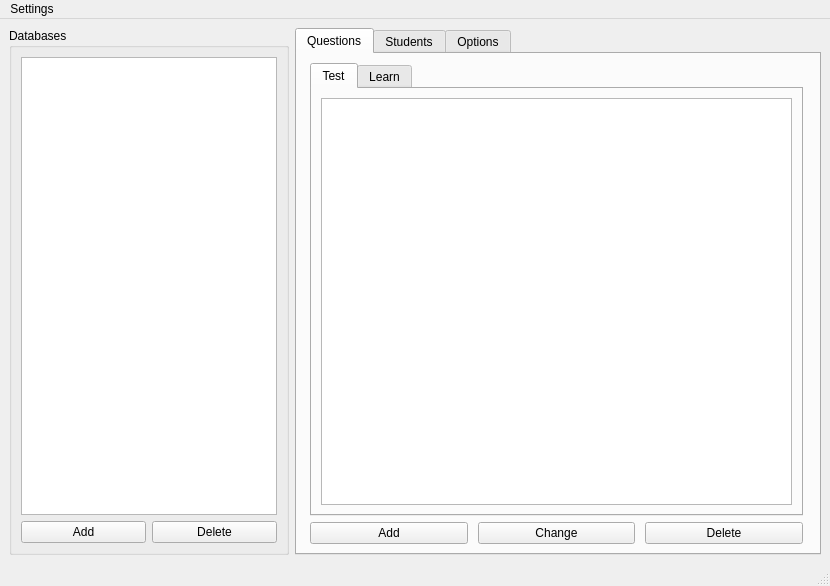
<?xml version="1.0" encoding="UTF-8"?>
<ui version="4.0">
 <class>admin_form</class>
 <widget class="QMainWindow" name="admin_form">
  <property name="geometry">
   <rect>
    <x>0</x>
    <y>0</y>
    <width>830</width>
    <height>586</height>
   </rect>
  </property>
  <property name="windowTitle">
   <string>MainWindow</string>
  </property>
  <widget class="QWidget" name="centralwidget">
   <layout class="QGridLayout" name="gridLayout_2">
    <item row="0" column="0">
     <layout class="QGridLayout" name="gridLayout">
      <item row="0" column="0">
       <widget class="QGroupBox" name="groupBox">
        <property name="title">
         <string>Databases</string>
        </property>
        <layout class="QGridLayout" name="gridLayout_4">
         <item row="0" column="0">
          <layout class="QGridLayout" name="gridLayout_3">
           <item row="1" column="1">
            <widget class="QPushButton" name="pushButton_DelDB">
             <property name="text">
              <string>Delete</string>
             </property>
             <property name="icon">
              <iconset resource="res.qrc">
               <normaloff>:/db/del</normaloff>:/db/del</iconset>
             </property>
            </widget>
           </item>
           <item row="0" column="0" colspan="2">
            <widget class="QListWidget" name="listWidget_DB"/>
           </item>
           <item row="1" column="0">
            <widget class="QPushButton" name="pushButton_AddDB">
             <property name="text">
              <string>Add</string>
             </property>
             <property name="icon">
              <iconset resource="res.qrc">
               <normaloff>:/db/add</normaloff>:/db/add</iconset>
             </property>
            </widget>
           </item>
          </layout>
         </item>
        </layout>
       </widget>
      </item>
     </layout>
    </item>
    <item row="0" column="1">
     <widget class="QTabWidget" name="tabWidget">
      <property name="currentIndex">
       <number>0</number>
      </property>
      <widget class="QWidget" name="tab_Questions">
       <attribute name="icon">
        <iconset resource="res.qrc">
         <normaloff>:/questions/question</normaloff>:/questions/question</iconset>
       </attribute>
       <attribute name="title">
        <string>Questions</string>
       </attribute>
       <layout class="QGridLayout" name="gridLayout_7">
        <item row="0" column="0" colspan="3">
         <widget class="QTabWidget" name="tabWidget_Questions">
          <property name="minimumSize">
           <size>
            <width>465</width>
            <height>300</height>
           </size>
          </property>
          <property name="currentIndex">
           <number>0</number>
          </property>
          <widget class="QWidget" name="tab_test">
           <attribute name="title">
            <string>Test</string>
           </attribute>
           <layout class="QGridLayout" name="gridLayout_12">
            <item row="0" column="0">
             <widget class="QTreeWidget" name="treeWidget_test_questions">
              <attribute name="headerVisible">
               <bool>false</bool>
              </attribute>
              <column>
               <property name="text">
                <string notr="true">1</string>
               </property>
              </column>
             </widget>
            </item>
           </layout>
          </widget>
          <widget class="QWidget" name="tab_learn">
           <attribute name="title">
            <string>Learn</string>
           </attribute>
           <layout class="QGridLayout" name="gridLayout_13">
            <item row="0" column="0">
             <widget class="QTableWidget" name="treeWidget_learn_questions"/>
            </item>
           </layout>
          </widget>
         </widget>
        </item>
        <item row="1" column="0">
         <widget class="QPushButton" name="pushButton">
          <property name="maximumSize">
           <size>
            <width>158</width>
            <height>32</height>
           </size>
          </property>
          <property name="text">
           <string>Add</string>
          </property>
         </widget>
        </item>
        <item row="1" column="1">
         <widget class="QPushButton" name="pushButton_2">
          <property name="maximumSize">
           <size>
            <width>157</width>
            <height>32</height>
           </size>
          </property>
          <property name="text">
           <string>Change</string>
          </property>
         </widget>
        </item>
        <item row="1" column="2">
         <widget class="QPushButton" name="pushButton_3">
          <property name="maximumSize">
           <size>
            <width>158</width>
            <height>32</height>
           </size>
          </property>
          <property name="text">
           <string>Delete</string>
          </property>
         </widget>
        </item>
       </layout>
      </widget>
      <widget class="QWidget" name="tab_Students">
       <attribute name="icon">
        <iconset resource="res.qrc">
         <normaloff>:/stud/stud</normaloff>:/stud/stud</iconset>
       </attribute>
       <attribute name="title">
        <string>Students</string>
       </attribute>
       <layout class="QGridLayout" name="gridLayout_9">
        <item row="0" column="0">
         <layout class="QGridLayout" name="gridLayout_8">
          <item row="1" column="2">
           <widget class="QPushButton" name="pushButton_Delete_Stud">
            <property name="text">
             <string>Delete</string>
            </property>
           </widget>
          </item>
          <item row="1" column="5">
           <widget class="QPushButton" name="pushButton_Import_Stud">
            <property name="text">
             <string>Import</string>
            </property>
           </widget>
          </item>
          <item row="1" column="3" colspan="2">
           <spacer name="horizontalSpacer">
            <property name="orientation">
             <enum>Qt::Horizontal</enum>
            </property>
            <property name="sizeHint" stdset="0">
             <size>
              <width>40</width>
              <height>20</height>
             </size>
            </property>
           </spacer>
          </item>
          <item row="0" column="0" colspan="6">
           <widget class="QTreeWidget" name="treeWidget_students">
            <property name="contextMenuPolicy">
             <enum>Qt::CustomContextMenu</enum>
            </property>
            <property name="rootIsDecorated">
             <bool>true</bool>
            </property>
            <property name="sortingEnabled">
             <bool>true</bool>
            </property>
            <property name="columnCount">
             <number>2</number>
            </property>
            <attribute name="headerVisible">
             <bool>false</bool>
            </attribute>
            <column>
             <property name="text">
              <string notr="true">name</string>
             </property>
            </column>
            <column>
             <property name="text">
              <string>id</string>
             </property>
            </column>
           </widget>
          </item>
          <item row="1" column="0">
           <widget class="QToolButton" name="toolButton_Add_Stud">
            <property name="minimumSize">
             <size>
              <width>104</width>
              <height>28</height>
             </size>
            </property>
            <property name="text">
             <string>Add</string>
            </property>
            <property name="popupMode">
             <enum>QToolButton::MenuButtonPopup</enum>
            </property>
            <property name="autoRaise">
             <bool>false</bool>
            </property>
            <property name="arrowType">
             <enum>Qt::NoArrow</enum>
            </property>
           </widget>
          </item>
          <item row="1" column="1">
           <widget class="QPushButton" name="pushButton_Edit_Stud">
            <property name="text">
             <string>Edit</string>
            </property>
           </widget>
          </item>
         </layout>
        </item>
       </layout>
      </widget>
      <widget class="QWidget" name="tab_Opt">
       <attribute name="icon">
        <iconset resource="res.qrc">
         <normaloff>:/resourse/options</normaloff>:/resourse/options</iconset>
       </attribute>
       <attribute name="title">
        <string>Options</string>
       </attribute>
       <layout class="QGridLayout" name="gridLayout_6">
        <item row="0" column="0">
         <layout class="QGridLayout" name="gridLayout_5">
          <item row="0" column="0">
           <widget class="QGroupBox" name="groupBox_SendEMail">
            <property name="title">
             <string>Send results of testing by email</string>
            </property>
            <property name="checkable">
             <bool>true</bool>
            </property>
            <property name="checked">
             <bool>false</bool>
            </property>
            <layout class="QGridLayout" name="gridLayout_11">
             <item row="0" column="0">
              <layout class="QGridLayout" name="gridLayout_10">
               <item row="1" column="0">
                <widget class="QListWidget" name="listWidget_EMail_Recipients"/>
               </item>
               <item row="0" column="0">
                <widget class="QLabel" name="label">
                 <property name="text">
                  <string>Recipients:</string>
                 </property>
                </widget>
               </item>
              </layout>
             </item>
            </layout>
           </widget>
          </item>
         </layout>
        </item>
        <item row="1" column="0">
         <widget class="QDialogButtonBox" name="buttonBox">
          <property name="standardButtons">
           <set>QDialogButtonBox::Save</set>
          </property>
         </widget>
        </item>
       </layout>
      </widget>
     </widget>
    </item>
   </layout>
  </widget>
  <widget class="QMenuBar" name="menubar">
   <property name="geometry">
    <rect>
     <x>0</x>
     <y>0</y>
     <width>830</width>
     <height>22</height>
    </rect>
   </property>
   <widget class="QMenu" name="menuSettings">
    <property name="title">
     <string>Settings</string>
    </property>
    <addaction name="actionChange_admin_password"/>
   </widget>
   <addaction name="menuSettings"/>
  </widget>
  <widget class="QStatusBar" name="statusbar"/>
  <action name="actionChange_admin_password">
   <property name="icon">
    <iconset resource="res.qrc">
     <normaloff>:/resourse/settings</normaloff>:/resourse/settings</iconset>
   </property>
   <property name="text">
    <string>Change admin password</string>
   </property>
  </action>
 </widget>
 <resources>
  <include location="res.qrc"/>
 </resources>
 <connections/>
</ui>
